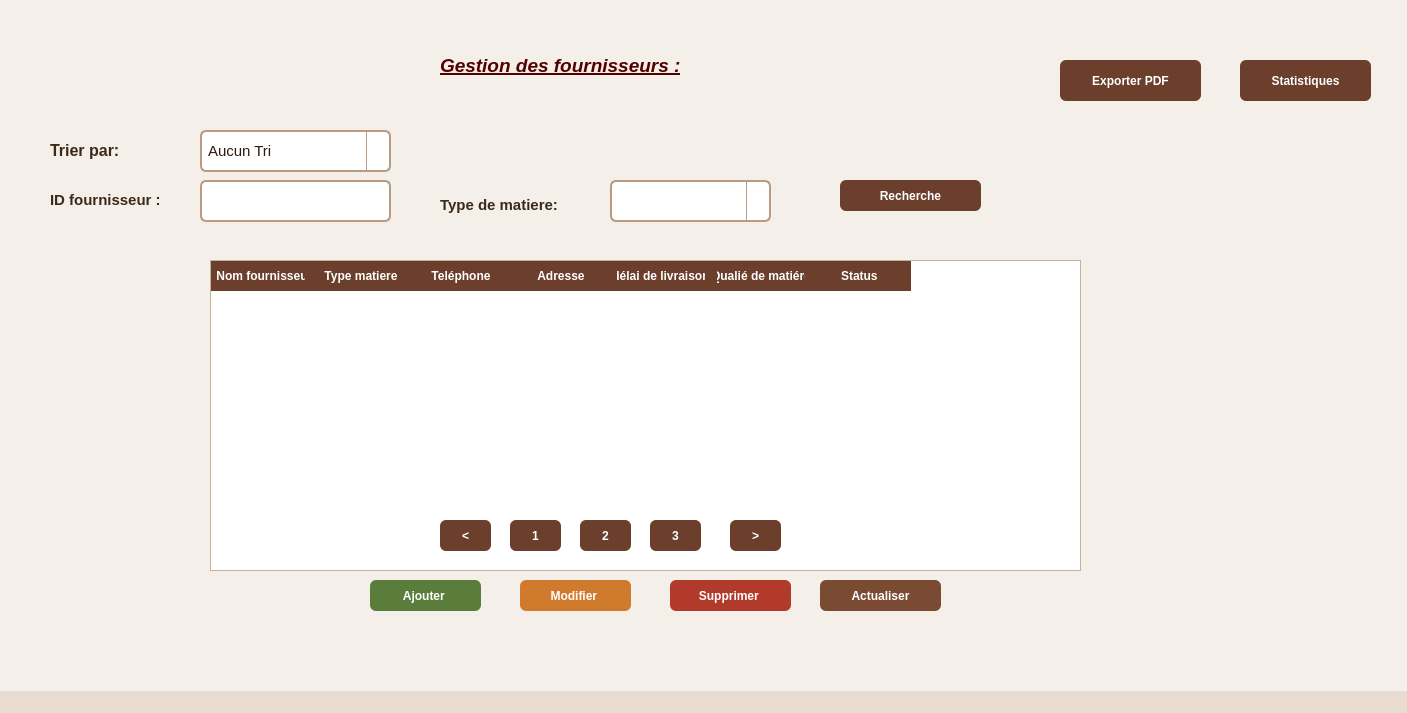
<?xml version="1.0" encoding="UTF-8"?>
<ui version="4.0">
 <class>MainWindow</class>
 <widget class="QMainWindow" name="MainWindow">
  <property name="geometry">
   <rect>
    <x>0</x>
    <y>0</y>
    <width>1407</width>
    <height>713</height>
   </rect>
  </property>
  <property name="windowTitle">
   <string>MainWindow</string>
  </property>
  <property name="styleSheet">
   <string notr="true">/* ============================= */
/* ===== BACKGROUND FIX ===== */
/* ============================= */
QWidget#centralwidget {
    background-color: #f4efe9;
}

QWidget {
    background-color: transparent;
}

/* ============================= */
/* ===== GLOBAL ===== */
/* ============================= */
QMainWindow {
    background-color: #f4efe9;
    font-family: &quot;Segoe UI&quot;;
    font-size: 11pt;
}

/* ============================= */
/* ===== GROUP BOX ===== */
/* ============================= */
QGroupBox {
    background-color: #f8f3ed;
    border: 1px solid #c7b299;
    border-radius: 8px;
    margin-top: 22px;
    padding: 12px;
}

QGroupBox::title {
    subcontrol-origin: margin;
    left: 14px;
    padding: 0 8px;
    color: #4b2e1f;
    font-weight: bold;
}

/* ============================= */
/* ===== LABELS ===== */
/* ============================= */
QLabel {
    color: #3b2a1a;
    font-weight: 500;
}

/* ============================= */
/* ===== INPUTS (LISIBLES) ===== */
/* ============================= */
QLineEdit,
QTextEdit,
QComboBox,
QDateEdit {
    background-color: #ffffff;
    color: #2b1a0f;
    border: 2px solid #b89b82;
    border-radius: 6px;
    padding: 6px;
    font-size: 11pt;
    min-height: 26px;
}

/* Placeholder */
QLineEdit::placeholder {
    color: #9a7f66;
    font-style: italic;
}

/* Focus */
QLineEdit:focus,
QTextEdit:focus,
QComboBox:focus,
QDateEdit:focus {
    border: 2px solid #6b3f2b;
    background-color: #fffdfb;
}

/* Désactivé */
QLineEdit:disabled,
QComboBox:disabled,
QDateEdit:disabled {
    background-color: #eee6dd;
    color: #7a6a5a;
}

/* ============================= */
/* ===== COMBOBOX ===== */
/* ============================= */
QComboBox::drop-down {
    border-left: 1px solid #b89b82;
    width: 22px;
}

QComboBox QAbstractItemView {
    background-color: #ffffff;
    color: #2b1a0f;
    selection-background-color: #d8c2aa;
    selection-color: black;
}

/* ============================= */
/* ===== TABLE ===== */
/* ============================= */
QTableWidget {
    background-color: #ffffff;
    border: 1px solid #c7b299;
    gridline-color: #e0d6c9;
}

QHeaderView::section {
    background-color: #6b3f2b;
    color: white;
    padding: 6px;
    border: none;
    font-weight: bold;
}

QTableWidget::item:selected {
    background-color: #d8c2aa;
    color: black;
}

/* ============================= */
/* ===== BUTTONS ===== */
/* ============================= */
QPushButton {
    background-color: #6b3f2b;
    color: white;
    border-radius: 6px;
    padding: 7px 16px;
    font-weight: bold;
}

QPushButton:hover {
    background-color: #8a5a44;
}

/* ============================= */
/* ===== ACTION BUTTONS ===== */
/* ============================= */
QPushButton#pushButton_3 { /* Ajouter */
    background-color: #5a7d3b;
}

QPushButton#pushButton_4 { /* Modifier */
    background-color: #d07a2d;
}

QPushButton#pushButton_5 { /* Supprimer */
    background-color: #b23a2b;
}

QPushButton#pushButton_6 { /* Actualiser */
    background-color: #7b4a32;
}

/* ============================= */
/* ===== MENU BAR ===== */
/* ============================= */
QMenuBar {
    background-color: #6b3f2b;
    color: white;
}

QMenuBar::item:selected {
    background-color: #8a5a44;
}

/* ============================= */
/* ===== STATUS BAR ===== */
/* ============================= */
QStatusBar {
    background-color: #e7dccf;
}
/* ============================= */
/* ===== POPUP / DIALOG FIX ===== */
/* ============================= */
QDialog {
    background-color: #f8f3ed;
}
/* ============================= */
/* ===== VALIDATION ERRORS ===== */
/* ============================= */
QLineEdit[error='true'] {
    border: 2px solid #e74c3c;
    background-color: #fdf2f2;
}

QLineEdit[error='true']:focus {
    border: 2px solid #c0392b;
    background-color: #fdf2f2;
}

QComboBox[error='true'] {
    border: 2px solid #e74c3c;
    background-color: #fdf2f2;
}

QDateEdit[error='true'] {
    border: 2px solid #e74c3c;
    background-color: #fdf2f2;
}

QDateEdit[error='true']:focus {
    border: 2px solid #c0392b;
    background-color: #fdf2f2;
}

/* ============================= */
/* ===== DISABLED BUTTONS ===== */
/* ============================= */
QPushButton:disabled {
    background-color: #b0b0b0;
    color: #e0e0e0;
}
/* ============================= */
/* ===== TABLE CONTENT FIX ===== */
/* ============================= */
QTableWidget {
    background-color: #ffffff;
    color: #2b1a0f;                 /* TEXTE VISIBLE */
    border: 1px solid #c7b299;
    gridline-color: #e0d6c9;
}

/* Cellules */
QTableWidget::item {
    color: #2b1a0f;                 /* TEXTE des cellules */
    background-color: #ffffff;
}

/* Cellule sélectionnée */
QTableWidget::item:selected {
    background-color: #d8c2aa;
    color: #2b1a0f;
}

/* Ligne sélectionnée mais pas active */
QTableWidget::item:selected:!active {
    background-color: #e6d2bd;
    color: #2b1a0f;
}

</string>
  </property>
  <widget class="QWidget" name="centralwidget">
   <widget class="QLabel" name="labelLogo">
    <property name="geometry">
     <rect>
      <x>20</x>
      <y>10</y>
      <width>170</width>
      <height>120</height>
     </rect>
    </property>
    <property name="styleSheet">
     <string notr="true">QLabel {
    background-color: transparent;
}</string>
    </property>
    <property name="text">
     <string/>
    </property>
    <property name="scaledContents">
     <bool>false</bool>
    </property>
    <property name="alignment">
     <set>Qt::AlignmentFlag::AlignCenter</set>
    </property>
   </widget>
   <widget class="QTableWidget" name="tableWidget">
    <property name="geometry">
     <rect>
      <x>210</x>
      <y>260</y>
      <width>871</width>
      <height>311</height>
     </rect>
    </property>
    <column>
     <property name="text">
      <string>   Nom fournisseur </string>
     </property>
    </column>
    <column>
     <property name="text">
      <string>Type matiere</string>
     </property>
    </column>
    <column>
     <property name="text">
      <string>Teléphone</string>
     </property>
    </column>
    <column>
     <property name="text">
      <string>Adresse</string>
     </property>
    </column>
    <column>
     <property name="text">
      <string>délai de livraison</string>
     </property>
    </column>
    <column>
     <property name="text">
      <string>Qualié de matiére</string>
     </property>
    </column>
    <column>
     <property name="text">
      <string>Status </string>
     </property>
    </column>
   </widget>
   <widget class="QPushButton" name="pushButton_3">
    <property name="geometry">
     <rect>
      <x>370</x>
      <y>580</y>
      <width>111</width>
      <height>31</height>
     </rect>
    </property>
    <property name="text">
     <string>Ajouter </string>
    </property>
   </widget>
   <widget class="QPushButton" name="pushButton_4">
    <property name="geometry">
     <rect>
      <x>520</x>
      <y>580</y>
      <width>111</width>
      <height>31</height>
     </rect>
    </property>
    <property name="text">
     <string>Modifier </string>
    </property>
   </widget>
   <widget class="QPushButton" name="pushButton_5">
    <property name="geometry">
     <rect>
      <x>670</x>
      <y>580</y>
      <width>121</width>
      <height>31</height>
     </rect>
    </property>
    <property name="text">
     <string>Supprimer </string>
    </property>
   </widget>
   <widget class="QPushButton" name="pushButton_6">
    <property name="geometry">
     <rect>
      <x>820</x>
      <y>580</y>
      <width>121</width>
      <height>31</height>
     </rect>
    </property>
    <property name="text">
     <string>Actualiser</string>
    </property>
   </widget>
   <widget class="QLabel" name="label_8">
    <property name="geometry">
     <rect>
      <x>440</x>
      <y>30</y>
      <width>301</width>
      <height>71</height>
     </rect>
    </property>
    <property name="styleSheet">
     <string notr="true">/* ===== GLOBAL ===== */
QMainWindow {
    background-color: #f4efe9;
    font-family: &quot;Segoe UI&quot;;
    font-size: 11pt;
}

/* ===== GROUP BOX ===== */
QGroupBox {
    background-color: #f8f3ed;
    border: 1px solid #c7b299;
    border-radius: 6px;
    margin-top: 20px;
    padding: 10px;
}

QGroupBox::title {
    subcontrol-origin: margin;
    left: 12px;
    padding: 0 6px;
    color: #4b2e1f;
    font-weight: bold;
}

/* ===== LABELS ===== */
QLabel {
    color: #3b2a1a;
}

/* ===== INPUTS ===== */
QLineEdit, QTextBrowser, QComboBox, QDateEdit {
    background-color: #ffffff;
    border: 1px solid #c7b299;
    border-radius: 4px;
    padding: 4px;
}

QComboBox::drop-down {
    border-left: 1px solid #c7b299;
}

/* ===== TABLE ===== */
QTableWidget {
    background-color: #ffffff;
    border: 1px solid #c7b299;
    gridline-color: #e0d6c9;
}

QHeaderView::section {
    background-color: #6b3f2b;
    color: white;
    padding: 6px;
    border: none;
    font-weight: bold;
}

QTableWidget::item:selected {
    background-color: #d8c2aa;
    color: black;
}

/* ===== BUTTONS (DEFAULT) ===== */
QPushButton {
    background-color: #6b3f2b;
    color: white;
    border-radius: 6px;
    padding: 6px 14px;
}

QPushButton:hover {
    background-color: #8a5a44;
}

/* ===== ACTION BUTTONS ===== */
QPushButton#pushButton_3 { /* Ajouter */
    background-color: #5a7d3b;
}

QPushButton#pushButton_4 { /* Modifier */
    background-color: #d07a2d;
}

QPushButton#pushButton_5 { /* Supprimer */
    background-color: #b23a2b;
}

QPushButton#pushButton_6 { /* Actualiser */
    background-color: #7b4a32;
}

/* ===== MENU BAR ===== */
QMenuBar {
    background-color: #6b3f2b;
    color: white;
}

QMenuBar::item:selected {
    background-color: #8a5a44;
}

/* ===== STATUS BAR ===== */
QStatusBar {
    background-color: #e7dccf;
}
</string>
    </property>
    <property name="text">
     <string>&lt;html&gt;&lt;head/&gt;&lt;body&gt;&lt;p&gt;&lt;span style=&quot; font-size:14pt; font-weight:700; font-style:italic; text-decoration: underline; color:#550000;&quot;&gt;Gestion des fournisseurs :&lt;/span&gt;&lt;/p&gt;&lt;/body&gt;&lt;/html&gt;</string>
    </property>
   </widget>
   <widget class="QPushButton" name="pushButton_7">
    <property name="geometry">
     <rect>
      <x>840</x>
      <y>180</y>
      <width>141</width>
      <height>31</height>
     </rect>
    </property>
    <property name="text">
     <string>Recherche</string>
    </property>
   </widget>
   <widget class="QPushButton" name="pushButton_8">
    <property name="geometry">
     <rect>
      <x>1060</x>
      <y>60</y>
      <width>141</width>
      <height>41</height>
     </rect>
    </property>
    <property name="text">
     <string>Exporter PDF</string>
    </property>
   </widget>
   <widget class="QPushButton" name="pushButton_9">
    <property name="geometry">
     <rect>
      <x>1240</x>
      <y>60</y>
      <width>131</width>
      <height>41</height>
     </rect>
    </property>
    <property name="text">
     <string>Statistiques</string>
    </property>
   </widget>
   <widget class="QLabel" name="label_9">
    <property name="geometry">
     <rect>
      <x>50</x>
      <y>180</y>
      <width>131</width>
      <height>41</height>
     </rect>
    </property>
    <property name="styleSheet">
     <string notr="true">/* ===== GLOBAL ===== */
QMainWindow {
    background-color: #f4efe9;
    font-family: &quot;Segoe UI&quot;;
    font-size: 11pt;
}

/* ===== GROUP BOX ===== */
QGroupBox {
    background-color: #f8f3ed;
    border: 1px solid #c7b299;
    border-radius: 6px;
    margin-top: 20px;
    padding: 10px;
}

QGroupBox::title {
    subcontrol-origin: margin;
    left: 12px;
    padding: 0 6px;
    color: #4b2e1f;
    font-weight: bold;
}

/* ===== LABELS ===== */
QLabel {
    color: #3b2a1a;
}

/* ===== INPUTS ===== */
QLineEdit, QTextBrowser, QComboBox, QDateEdit {
    background-color: #ffffff;
    border: 1px solid #c7b299;
    border-radius: 4px;
    padding: 4px;
}

QComboBox::drop-down {
    border-left: 1px solid #c7b299;
}

/* ===== TABLE ===== */
QTableWidget {
    background-color: #ffffff;
    border: 1px solid #c7b299;
    gridline-color: #e0d6c9;
}

QHeaderView::section {
    background-color: #6b3f2b;
    color: white;
    padding: 6px;
    border: none;
    font-weight: bold;
}

QTableWidget::item:selected {
    background-color: #d8c2aa;
    color: black;
}

/* ===== BUTTONS (DEFAULT) ===== */
QPushButton {
    background-color: #6b3f2b;
    color: white;
    border-radius: 6px;
    padding: 6px 14px;
}

QPushButton:hover {
    background-color: #8a5a44;
}

/* ===== ACTION BUTTONS ===== */
QPushButton#pushButton_3 { /* Ajouter */
    background-color: #5a7d3b;
}

QPushButton#pushButton_4 { /* Modifier */
    background-color: #d07a2d;
}

QPushButton#pushButton_5 { /* Supprimer */
    background-color: #b23a2b;
}

QPushButton#pushButton_6 { /* Actualiser */
    background-color: #7b4a32;
}

/* ===== MENU BAR ===== */
QMenuBar {
    background-color: #6b3f2b;
    color: white;
}

QMenuBar::item:selected {
    background-color: #8a5a44;
}

/* ===== STATUS BAR ===== */
QStatusBar {
    background-color: #e7dccf;
}
</string>
    </property>
    <property name="text">
     <string>&lt;html&gt;&lt;head/&gt;&lt;body&gt;&lt;p&gt;&lt;span style=&quot; font-size:11pt; font-weight:700;&quot;&gt;ID fournisseur :&lt;/span&gt;&lt;/p&gt;&lt;/body&gt;&lt;/html&gt;</string>
    </property>
   </widget>
   <widget class="QLineEdit" name="lineEdit">
    <property name="geometry">
     <rect>
      <x>200</x>
      <y>180</y>
      <width>191</width>
      <height>42</height>
     </rect>
    </property>
   </widget>
   <widget class="QLabel" name="label_10">
    <property name="geometry">
     <rect>
      <x>440</x>
      <y>190</y>
      <width>161</width>
      <height>31</height>
     </rect>
    </property>
    <property name="styleSheet">
     <string notr="true">/* ===== GLOBAL ===== */
QMainWindow {
    background-color: #f4efe9;
    font-family: &quot;Segoe UI&quot;;
    font-size: 11pt;
}

/* ===== GROUP BOX ===== */
QGroupBox {
    background-color: #f8f3ed;
    border: 1px solid #c7b299;
    border-radius: 6px;
    margin-top: 20px;
    padding: 10px;
}

QGroupBox::title {
    subcontrol-origin: margin;
    left: 12px;
    padding: 0 6px;
    color: #4b2e1f;
    font-weight: bold;
}

/* ===== LABELS ===== */
QLabel {
    color: #3b2a1a;
}

/* ===== INPUTS ===== */
QLineEdit, QTextBrowser, QComboBox, QDateEdit {
    background-color: #ffffff;
    border: 1px solid #c7b299;
    border-radius: 4px;
    padding: 4px;
}

QComboBox::drop-down {
    border-left: 1px solid #c7b299;
}

/* ===== TABLE ===== */
QTableWidget {
    background-color: #ffffff;
    border: 1px solid #c7b299;
    gridline-color: #e0d6c9;
}

QHeaderView::section {
    background-color: #6b3f2b;
    color: white;
    padding: 6px;
    border: none;
    font-weight: bold;
}

QTableWidget::item:selected {
    background-color: #d8c2aa;
    color: black;
}

/* ===== BUTTONS (DEFAULT) ===== */
QPushButton {
    background-color: #6b3f2b;
    color: white;
    border-radius: 6px;
    padding: 6px 14px;
}

QPushButton:hover {
    background-color: #8a5a44;
}

/* ===== ACTION BUTTONS ===== */
QPushButton#pushButton_3 { /* Ajouter */
    background-color: #5a7d3b;
}

QPushButton#pushButton_4 { /* Modifier */
    background-color: #d07a2d;
}

QPushButton#pushButton_5 { /* Supprimer */
    background-color: #b23a2b;
}

QPushButton#pushButton_6 { /* Actualiser */
    background-color: #7b4a32;
}

/* ===== MENU BAR ===== */
QMenuBar {
    background-color: #6b3f2b;
    color: white;
}

QMenuBar::item:selected {
    background-color: #8a5a44;
}

/* ===== STATUS BAR ===== */
QStatusBar {
    background-color: #e7dccf;
}
</string>
    </property>
    <property name="text">
     <string>&lt;html&gt;&lt;head/&gt;&lt;body&gt;&lt;p&gt;&lt;span style=&quot; font-size:11pt; font-weight:700;&quot;&gt;Type de matiere:&lt;/span&gt;&lt;/p&gt;&lt;/body&gt;&lt;/html&gt;</string>
    </property>
   </widget>
   <widget class="QComboBox" name="comboTypeRecherche">
    <property name="geometry">
     <rect>
      <x>610</x>
      <y>180</y>
      <width>161</width>
      <height>42</height>
     </rect>
    </property>
   </widget>
   <widget class="QPushButton" name="pushButton_10">
    <property name="geometry">
     <rect>
      <x>440</x>
      <y>520</y>
      <width>51</width>
      <height>31</height>
     </rect>
    </property>
    <property name="text">
     <string>&lt;</string>
    </property>
   </widget>
   <widget class="QPushButton" name="pushButton_11">
    <property name="geometry">
     <rect>
      <x>510</x>
      <y>520</y>
      <width>51</width>
      <height>31</height>
     </rect>
    </property>
    <property name="text">
     <string>1</string>
    </property>
   </widget>
   <widget class="QPushButton" name="pushButton_12">
    <property name="geometry">
     <rect>
      <x>580</x>
      <y>520</y>
      <width>51</width>
      <height>31</height>
     </rect>
    </property>
    <property name="text">
     <string>2</string>
    </property>
   </widget>
   <widget class="QPushButton" name="pushButton_13">
    <property name="geometry">
     <rect>
      <x>650</x>
      <y>520</y>
      <width>51</width>
      <height>31</height>
     </rect>
    </property>
    <property name="text">
     <string>3</string>
    </property>
   </widget>
   <widget class="QPushButton" name="pushButton_14">
    <property name="geometry">
     <rect>
      <x>730</x>
      <y>520</y>
      <width>51</width>
      <height>31</height>
     </rect>
    </property>
    <property name="text">
     <string>&gt;</string>
    </property>
   </widget>
   <widget class="QLabel" name="label_11">
    <property name="geometry">
     <rect>
      <x>50</x>
      <y>130</y>
      <width>161</width>
      <height>41</height>
     </rect>
    </property>
    <property name="styleSheet">
     <string notr="true">/* ===== GLOBAL ===== */
QMainWindow {
    background-color: #f4efe9;
    font-family: &quot;Segoe UI&quot;;
    font-size: 11pt;
}

/* ===== GROUP BOX ===== */
QGroupBox {
    background-color: #f8f3ed;
    border: 1px solid #c7b299;
    border-radius: 6px;
    margin-top: 20px;
    padding: 10px;
}

QGroupBox::title {
    subcontrol-origin: margin;
    left: 12px;
    padding: 0 6px;
    color: #4b2e1f;
    font-weight: bold;
}

/* ===== LABELS ===== */
QLabel {
    color: #3b2a1a;
}

/* ===== INPUTS ===== */
QLineEdit, QTextBrowser, QComboBox, QDateEdit {
    background-color: #ffffff;
    border: 1px solid #c7b299;
    border-radius: 4px;
    padding: 4px;
}

QComboBox::drop-down {
    border-left: 1px solid #c7b299;
}

/* ===== TABLE ===== */
QTableWidget {
    background-color: #ffffff;
    border: 1px solid #c7b299;
    gridline-color: #e0d6c9;
}

QHeaderView::section {
    background-color: #6b3f2b;
    color: white;
    padding: 6px;
    border: none;
    font-weight: bold;
}

QTableWidget::item:selected {
    background-color: #d8c2aa;
    color: black;
}

/* ===== BUTTONS (DEFAULT) ===== */
QPushButton {
    background-color: #6b3f2b;
    color: white;
    border-radius: 6px;
    padding: 6px 14px;
}

QPushButton:hover {
    background-color: #8a5a44;
}

/* ===== ACTION BUTTONS ===== */
QPushButton#pushButton_3 { /* Ajouter */
    background-color: #5a7d3b;
}

QPushButton#pushButton_4 { /* Modifier */
    background-color: #d07a2d;
}

QPushButton#pushButton_5 { /* Supprimer */
    background-color: #b23a2b;
}

QPushButton#pushButton_6 { /* Actualiser */
    background-color: #7b4a32;
}

/* ===== MENU BAR ===== */
QMenuBar {
    background-color: #6b3f2b;
    color: white;
}

QMenuBar::item:selected {
    background-color: #8a5a44;
}

/* ===== STATUS BAR ===== */
QStatusBar {
    background-color: #e7dccf;
}
</string>
    </property>
    <property name="text">
     <string>&lt;html&gt;&lt;head/&gt;&lt;body&gt;&lt;p&gt;&lt;span style=&quot; font-size:12pt; font-weight:700;&quot;&gt;Trier par:&lt;/span&gt;&lt;/p&gt;&lt;/body&gt;&lt;/html&gt;</string>
    </property>
   </widget>
   <widget class="QComboBox" name="comboBox">
    <property name="geometry">
     <rect>
      <x>200</x>
      <y>130</y>
      <width>191</width>
      <height>42</height>
     </rect>
    </property>
    <item>
     <property name="text">
      <string>Aucun Tri</string>
     </property>
    </item>
    <item>
     <property name="text">
      <string>Délai de livraison croissant</string>
     </property>
    </item>
    <item>
     <property name="text">
      <string>Délai de livraison decroissant</string>
     </property>
    </item>
    <item>
     <property name="text">
      <string>Selon choix</string>
     </property>
    </item>
   </widget>
  </widget>
  <widget class="QMenuBar" name="menubar">
   <property name="geometry">
    <rect>
     <x>0</x>
     <y>0</y>
     <width>1407</width>
     <height>25</height>
    </rect>
   </property>
  </widget>
  <widget class="QStatusBar" name="statusbar"/>
 </widget>
 <resources/>
 <connections/>
</ui>
